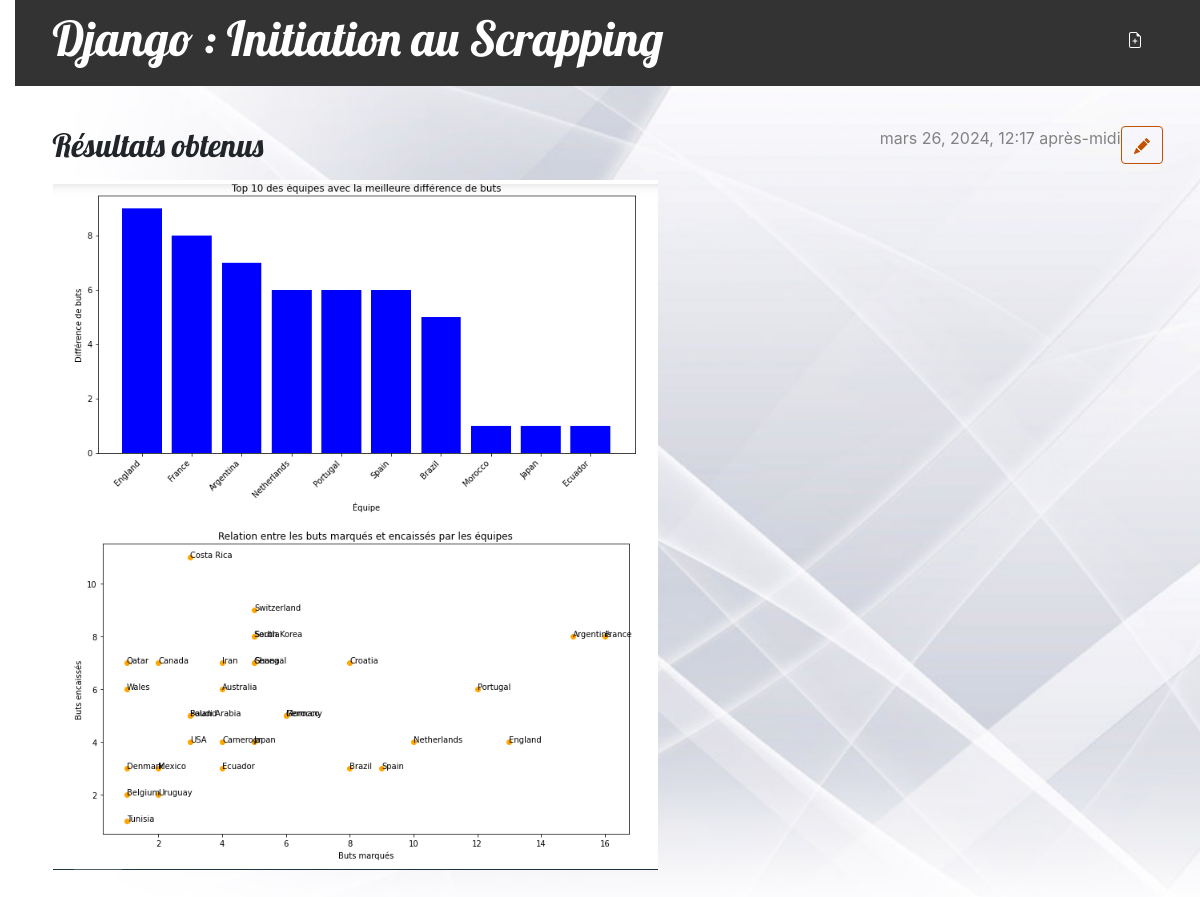
The app's page /post/1/ with its own data.
### blog/models.py (models this page shows, shortened)
class Post(models.Model):
    author = models.ForeignKey(settings.AUTH_USER_MODEL, on_delete=models.CASCADE)
    title = models.CharField(max_length=200)
    text = models.TextField()
    image = models.ImageField(upload_to='images/', blank=True, null=True)  # Champ pour les images
    created_date = models.DateTimeField(default=timezone.now)
    published_date = models.DateTimeField(blank=True, null=True)

### blog/views.py (the view)
# urls.py: path('post/<int:pk>/', views.post_detail, name='post_detail'),
def post_detail(request, pk):
    post = get_object_or_404(Post, pk=pk)
    return render(request, 'blog/post_detail.html', {'post': post})

### blog/templates/blog/post_detail.html (shortened to what this page needs)
{% extends 'blog/base.html' %}
{% block content %}
    <article class="post">
        <aside class="actions">
            <a class="btn btn-default" href="{% url 'post_edit' pk=post.pk %}">
            </a>
        </aside>
        {% if post.published_date %}
            <time class="date">
                {{ post.published_date }}
            </time>
        {% endif %}
        <h2>{{ post.title }}</h2>
        {% if post.image %}
            <img src="{{ post.image.url }}" alt="Image">
        {% endif %}
    </article>
{% endblock %}

### blog/static/css/blog.css (style rules this page uses)
body { padding-left: 15px; }
h1, h2, h3, h4 { font-family: 'Lobster', cursive; }
.date { color: #828282; }
.post { margin-bottom: 70px; }
.post > .date, .post > .actions { float: right; }
.btn-default, .btn-default:visited { color: #C25100; background: none; border-color: #C25100; }

### records on screen
Post: published_date "mars 26, 2024, 12:17 après-midi", title "Résultats obtenus", image (picture)
